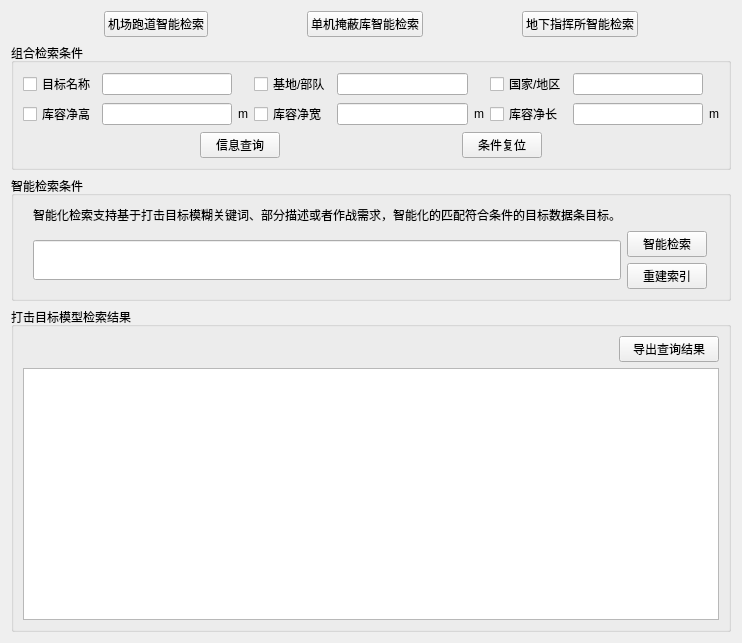
<?xml version="1.0" encoding="UTF-8"?>
<ui version="4.0">
 <class>Frm_Q_Ammunition</class>
 <widget class="QWidget" name="Frm_Q_Ammunition">
  <property name="geometry">
   <rect>
    <x>0</x>
    <y>0</y>
    <width>742</width>
    <height>643</height>
   </rect>
  </property>
  <property name="windowTitle">
   <string>打击目标智能检索</string>
  </property>
  <layout class="QGridLayout" name="gridLayout_4">
   <item row="0" column="0">
    <spacer name="horizontalSpacer_12">
     <property name="orientation">
      <enum>Qt::Horizontal</enum>
     </property>
     <property name="sizeHint" stdset="0">
      <size>
       <width>91</width>
       <height>21</height>
      </size>
     </property>
    </spacer>
   </item>
   <item row="0" column="1">
    <widget class="QPushButton" name="btn_combination_2">
     <property name="text">
      <string>机场跑道智能检索</string>
     </property>
    </widget>
   </item>
   <item row="0" column="2">
    <spacer name="horizontalSpacer_15">
     <property name="orientation">
      <enum>Qt::Horizontal</enum>
     </property>
     <property name="sizeHint" stdset="0">
      <size>
       <width>91</width>
       <height>21</height>
      </size>
     </property>
    </spacer>
   </item>
   <item row="0" column="3">
    <widget class="QPushButton" name="btn_combination_3">
     <property name="text">
      <string>单机掩蔽库智能检索</string>
     </property>
    </widget>
   </item>
   <item row="0" column="4">
    <spacer name="horizontalSpacer_16">
     <property name="orientation">
      <enum>Qt::Horizontal</enum>
     </property>
     <property name="sizeHint" stdset="0">
      <size>
       <width>91</width>
       <height>21</height>
      </size>
     </property>
    </spacer>
   </item>
   <item row="0" column="5">
    <widget class="QPushButton" name="btn_combination_4">
     <property name="text">
      <string>地下指挥所智能检索</string>
     </property>
    </widget>
   </item>
   <item row="0" column="6">
    <spacer name="horizontalSpacer_17">
     <property name="orientation">
      <enum>Qt::Horizontal</enum>
     </property>
     <property name="sizeHint" stdset="0">
      <size>
       <width>91</width>
       <height>21</height>
      </size>
     </property>
    </spacer>
   </item>
   <item row="1" column="0" colspan="7">
    <widget class="QGroupBox" name="groupBox">
     <property name="title">
      <string>组合检索条件</string>
     </property>
     <layout class="QGridLayout" name="gridLayout_2">
      <item row="0" column="0">
       <widget class="QCheckBox" name="ShelterName">
        <property name="text">
         <string>目标名称</string>
        </property>
       </widget>
      </item>
      <item row="0" column="1">
       <widget class="QLineEdit" name="ShelterName01">
        <property name="text">
         <string/>
        </property>
       </widget>
      </item>
      <item row="0" column="3">
       <widget class="QCheckBox" name="Base">
        <property name="text">
         <string>基地/部队</string>
        </property>
       </widget>
      </item>
      <item row="0" column="4">
       <widget class="QLineEdit" name="Base01">
        <property name="text">
         <string/>
        </property>
       </widget>
      </item>
      <item row="0" column="6">
       <widget class="QCheckBox" name="Country">
        <property name="text">
         <string>国家/地区</string>
        </property>
       </widget>
      </item>
      <item row="0" column="7">
       <widget class="QLineEdit" name="Country01">
        <property name="text">
         <string/>
        </property>
       </widget>
      </item>
      <item row="1" column="0">
       <widget class="QCheckBox" name="ShelterHeight">
        <property name="text">
         <string>库容净高</string>
        </property>
       </widget>
      </item>
      <item row="1" column="1">
       <widget class="QLineEdit" name="ShelterHeight01">
        <property name="text">
         <string/>
        </property>
       </widget>
      </item>
      <item row="1" column="2">
       <widget class="QLabel" name="ShelterHeight02">
        <property name="text">
         <string>m</string>
        </property>
       </widget>
      </item>
      <item row="1" column="3">
       <widget class="QCheckBox" name="ShelterWidth">
        <property name="text">
         <string>库容净宽</string>
        </property>
       </widget>
      </item>
      <item row="1" column="4">
       <widget class="QLineEdit" name="ShelterWidth01">
        <property name="text">
         <string/>
        </property>
       </widget>
      </item>
      <item row="1" column="5">
       <widget class="QLabel" name="ShelterWidth02">
        <property name="text">
         <string>m</string>
        </property>
       </widget>
      </item>
      <item row="1" column="6">
       <widget class="QCheckBox" name="ShelterLength">
        <property name="text">
         <string>库容净长</string>
        </property>
       </widget>
      </item>
      <item row="1" column="7">
       <widget class="QLineEdit" name="ShelterLength01">
        <property name="text">
         <string/>
        </property>
       </widget>
      </item>
      <item row="1" column="8">
       <widget class="QLabel" name="ShelterLength02">
        <property name="text">
         <string>m</string>
        </property>
       </widget>
      </item>
      <item row="2" column="0" colspan="9">
       <layout class="QHBoxLayout" name="horizontalLayout">
        <item>
         <spacer name="horizontalSpacer_5">
          <property name="orientation">
           <enum>Qt::Horizontal</enum>
          </property>
          <property name="sizeHint" stdset="0">
           <size>
            <width>126</width>
            <height>20</height>
           </size>
          </property>
         </spacer>
        </item>
        <item>
         <widget class="QPushButton" name="btn_combination">
          <property name="text">
           <string>信息查询</string>
          </property>
         </widget>
        </item>
        <item>
         <spacer name="horizontalSpacer_4">
          <property name="orientation">
           <enum>Qt::Horizontal</enum>
          </property>
          <property name="sizeHint" stdset="0">
           <size>
            <width>40</width>
            <height>20</height>
           </size>
          </property>
         </spacer>
        </item>
        <item>
         <widget class="QPushButton" name="btn_condition_reset">
          <property name="text">
           <string>条件复位</string>
          </property>
         </widget>
        </item>
        <item>
         <spacer name="horizontalSpacer_7">
          <property name="orientation">
           <enum>Qt::Horizontal</enum>
          </property>
          <property name="sizeHint" stdset="0">
           <size>
            <width>119</width>
            <height>20</height>
           </size>
          </property>
         </spacer>
        </item>
       </layout>
      </item>
     </layout>
    </widget>
   </item>
   <item row="2" column="0" colspan="7">
    <widget class="QGroupBox" name="groupBox_2">
     <property name="title">
      <string>智能检索条件</string>
     </property>
     <layout class="QGridLayout" name="gridLayout">
      <item row="1" column="1" rowspan="2">
       <widget class="QLineEdit" name="txt_nlp">
        <property name="minimumSize">
         <size>
          <width>0</width>
          <height>40</height>
         </size>
        </property>
        <property name="text">
         <string/>
        </property>
       </widget>
      </item>
      <item row="2" column="0">
       <spacer name="horizontalSpacer_13">
        <property name="orientation">
         <enum>Qt::Horizontal</enum>
        </property>
        <property name="sizeHint" stdset="0">
         <size>
          <width>46</width>
          <height>20</height>
         </size>
        </property>
       </spacer>
      </item>
      <item row="2" column="2">
       <widget class="QPushButton" name="btn_nlp_rebuild">
        <property name="statusTip">
         <string/>
        </property>
        <property name="text">
         <string>重建索引</string>
        </property>
       </widget>
      </item>
      <item row="1" column="0">
       <spacer name="horizontalSpacer_3">
        <property name="orientation">
         <enum>Qt::Horizontal</enum>
        </property>
        <property name="sizeHint" stdset="0">
         <size>
          <width>46</width>
          <height>20</height>
         </size>
        </property>
       </spacer>
      </item>
      <item row="0" column="1">
       <widget class="QLabel" name="label_7">
        <property name="text">
         <string>智能化检索支持基于打击目标模糊关键词、部分描述或者作战需求，智能化的匹配符合条件的目标数据条目标。</string>
        </property>
       </widget>
      </item>
      <item row="1" column="2">
       <widget class="QPushButton" name="btn_nlp_search">
        <property name="text">
         <string>智能检索</string>
        </property>
       </widget>
      </item>
      <item row="0" column="0">
       <spacer name="horizontalSpacer">
        <property name="orientation">
         <enum>Qt::Horizontal</enum>
        </property>
        <property name="sizeHint" stdset="0">
         <size>
          <width>46</width>
          <height>20</height>
         </size>
        </property>
       </spacer>
      </item>
      <item row="0" column="2" colspan="2">
       <spacer name="horizontalSpacer_2">
        <property name="orientation">
         <enum>Qt::Horizontal</enum>
        </property>
        <property name="sizeHint" stdset="0">
         <size>
          <width>127</width>
          <height>20</height>
         </size>
        </property>
       </spacer>
      </item>
     </layout>
    </widget>
   </item>
   <item row="3" column="0" colspan="7">
    <widget class="QGroupBox" name="groupBox_3">
     <property name="title">
      <string>打击目标模型检索结果</string>
     </property>
     <layout class="QGridLayout" name="gridLayout_3">
      <item row="0" column="0">
       <widget class="QLabel" name="lb_noti">
        <property name="text">
         <string/>
        </property>
        <property name="alignment">
         <set>Qt::AlignCenter</set>
        </property>
       </widget>
      </item>
      <item row="2" column="0" colspan="2">
       <widget class="QTableView" name="tv_result">
        <property name="minimumSize">
         <size>
          <width>0</width>
          <height>240</height>
         </size>
        </property>
       </widget>
      </item>
      <item row="0" column="1" rowspan="2">
       <widget class="QPushButton" name="btn_export">
        <property name="maximumSize">
         <size>
          <width>100</width>
          <height>16777215</height>
         </size>
        </property>
        <property name="text">
         <string>导出查询结果</string>
        </property>
       </widget>
      </item>
     </layout>
    </widget>
   </item>
  </layout>
 </widget>
 <resources/>
 <connections/>
</ui>
